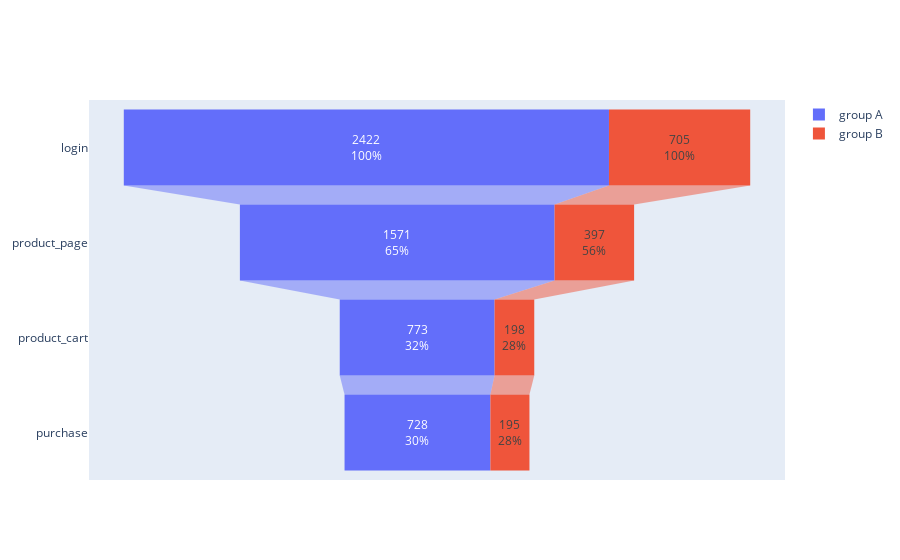

Here is the notebook cell this chart was saved with:
### Markdown cell above
Получили довольно неоднозначные данные: с 13 по 21 декабря огромный всплеск активности группы А по сравнению с группой B - возможно, имеет место какая-то дополнительная акция, которую не учли в ТЗ?  
По количеству событий на пользователя сначала лидировала группа B, но потом контрольная группа ее опередила и до самого конца теста оставлась в лидерах. В конце теста показатли сравнялись.

### Code cell
# Построим воронку
fig = go.Figure()
fig.add_trace(go.Funnel(
    name= 'group A',
      y = ['login', 'product_page', 'product_cart',  'purchase'],
      x  = merged_with_events.query('group=="A"')\
        .groupby('event_name').user_id.nunique().sort_values(ascending=False),
         textinfo = "value+percent initial"
))
fig.add_trace(go.Funnel(
    name='group B',
    orientation='h',
    y = ['login', 'product_page', 'product_cart',  'purchase'],
    x  = merged_with_events.query('group=="B"')\
        .groupby('event_name').user_id.nunique().sort_values(ascending=False),
        textinfo = "value+percent initial"
))
fig.show()

### Figure 1 — Plotly figure (JSON) as saved in the notebook; plotly's stock layout.template omitted (floating-point values rounded to 4 significant figures)
{"data": [{"name": "group A", "textinfo": "value+percent initial", "type": "funnel", "x": [2422, 1571, 773, 728], "y": ["login", "product_page", "product_cart", "purchase"]}, {"name": "group B", "orientation": "h", "textinfo": "value+percent initial", "type": "funnel", "x": [705, 397, 198, 195], "y": ["login", "product_page", "product_cart", "purchase"]}], "layout": {}}
